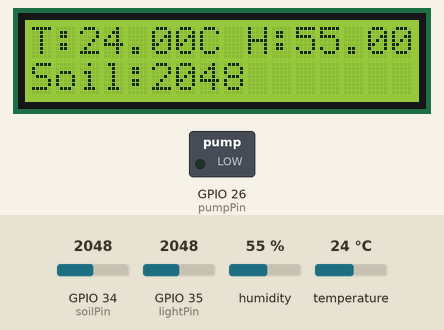
This sketch was run on a simulated ESP32. Parts: 16×2 character LCD, switched loads named in the sketch (green lamp = pin HIGH). The test bench sets the inputs (shaded band); at power-on: GPIO 34 (soilPin) = 2048, humidity 55 %, temperature 24 °C, GPIO 35 (lightPin) = 2048.

Above: at 1.2 s.
1.3 s: GPIO 34 (soilPin) set to 547
At 3.0 s:
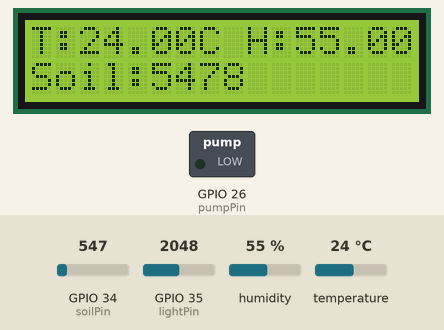
4.0 s: GPIO 34 (soilPin) set to 477
At 5.0 s:
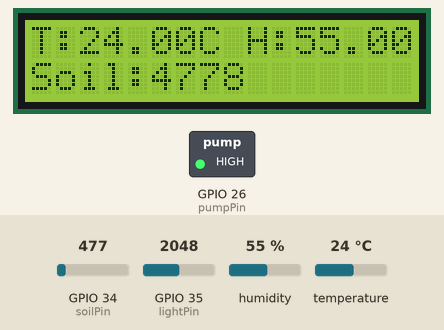
6.7 s: humidity set to 22 %
At 9.1 s:
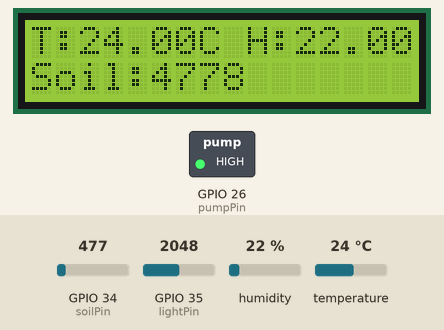
9.7 s: temperature set to 12 °C
At 11.2 s:
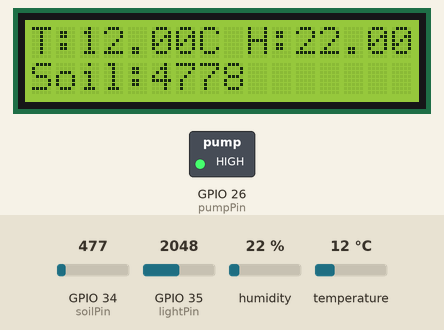
12.4 s: humidity set to 40 %
At 15.3 s:
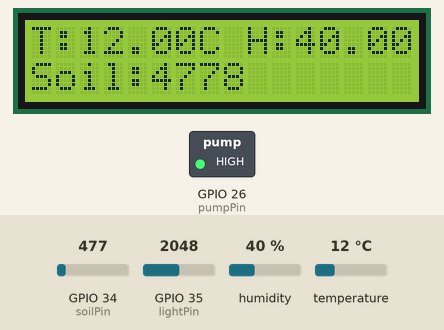
15.9 s: GPIO 34 (soilPin) set to 540
At 17.3 s:
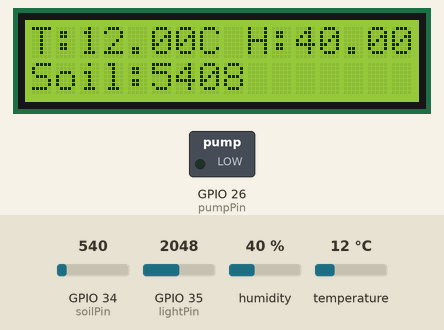
Timing chart, 0 to 18.9 s (numbered marks = the images above; inputs shaded):
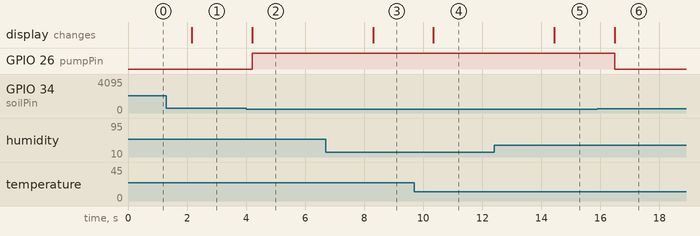

The sketch:

main.ino
```cpp
#include <DHT.h>
#include <LiquidCrystal_I2C.h>
#define DHTPIN 4
#define DHTTYPE DHT11
#define soilPin 34
#define pumpPin 26
#define lightPin 35

DHT dht(DHTPIN, DHTTYPE);
LiquidCrystal_I2C lcd(0x27, 16, 2);

void setup() {
  Serial.begin(9600);
  dht.begin();
  lcd.begin();
  lcd.backlight();
  pinMode(pumpPin, OUTPUT);
}

void loop() {
  float temp = dht.readTemperature();
  float hum = dht.readHumidity();
  int soil = analogRead(soilPin);
  int light = analogRead(lightPin);

  lcd.setCursor(0, 0);
  lcd.print("T:");
  lcd.print(temp);
  lcd.print("C H:");
  lcd.print(hum);

  lcd.setCursor(0, 1);
  lcd.print("Soil:");
  lcd.print(soil);

  if (soil < 500) {
    digitalWrite(pumpPin, HIGH);
  } else {
    digitalWrite(pumpPin, LOW);
  }

  delay(2000);
}
```

Measured:
- the behaviour switches between 500 and 499 on GPIO 34 (soilPin) (found by bisection; images 1 and 2)
- after the input at 1.3 s, the display: changes after 0.86 s (image 1)
- after the input at 4.0 s, GPIO 26 (pumpPin): LOW → HIGH after 0.21 s; the display: changes after 0.21 s (image 2)
- after the input at 6.7 s, the display: changes after 1.6 s (image 3)
- after the input at 9.7 s, the display: changes after 0.65 s (image 4)
- after the input at 12.4 s, the display: changes after 2.0 s (image 5)
- after the input at 15.9 s, GPIO 26 (pumpPin): HIGH → LOW after 0.59 s; the display: changes after 0.59 s (image 6)
